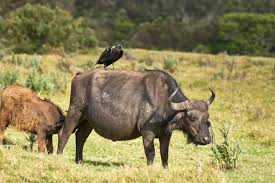
#> input picture images/buffalo/images (10).jpeg, 275 x 183 px, found by its file name
$ jupyter execute --allow-errors test_sur_dataset2.ipynb
#> lines starting #> are read from the running program, lines starting #| are printed output that depends on the picture
[cell 1]
import matplotlib.pyplot as plt
import numpy as np
from PIL import Image
import os
import time
import pandas as pd

mingw_bin = "C:/msys64/mingw64/bin"
#> (the rest of this cell did not finish here and is left out)

[cell 2]
classnames_array = ['Crocodile', 'Elephant', 'Gorille']
size = 16

### Organisation du Dataset pour l'entrainement

[cell 3]
data = []
folder_path = './images16/'
#> (the rest of this cell did not finish here and is left out)

### Test avec MLP

[cell 4]
layer_sizes = [size*size*3, 256, 128, len(classnames_array)]
#> (the rest of this cell did not finish here and is left out)

[cell 5]
#mlp.release_mlp_model(model)

#> (a cell that did not finish here is left out)

#> (a cell that did not finish here is left out)

[cell 8]
img = Image.open('C:/Users/lgrdp/Downloads/images (10).jpeg').convert("RGB")
#> img is the input picture: PIL image 275x183 RGB; mean R, G, B 144.4, 134.2, 88.3
img = img.resize(size=(32,32))
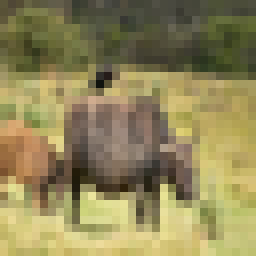
#> img: PIL image 32x32 RGB (shown 8 times larger); mean R, G, B 144.4, 134.2, 88.3
img_data = np.array(img) / 255.0

#> (the rest of this cell did not finish here and is left out)
